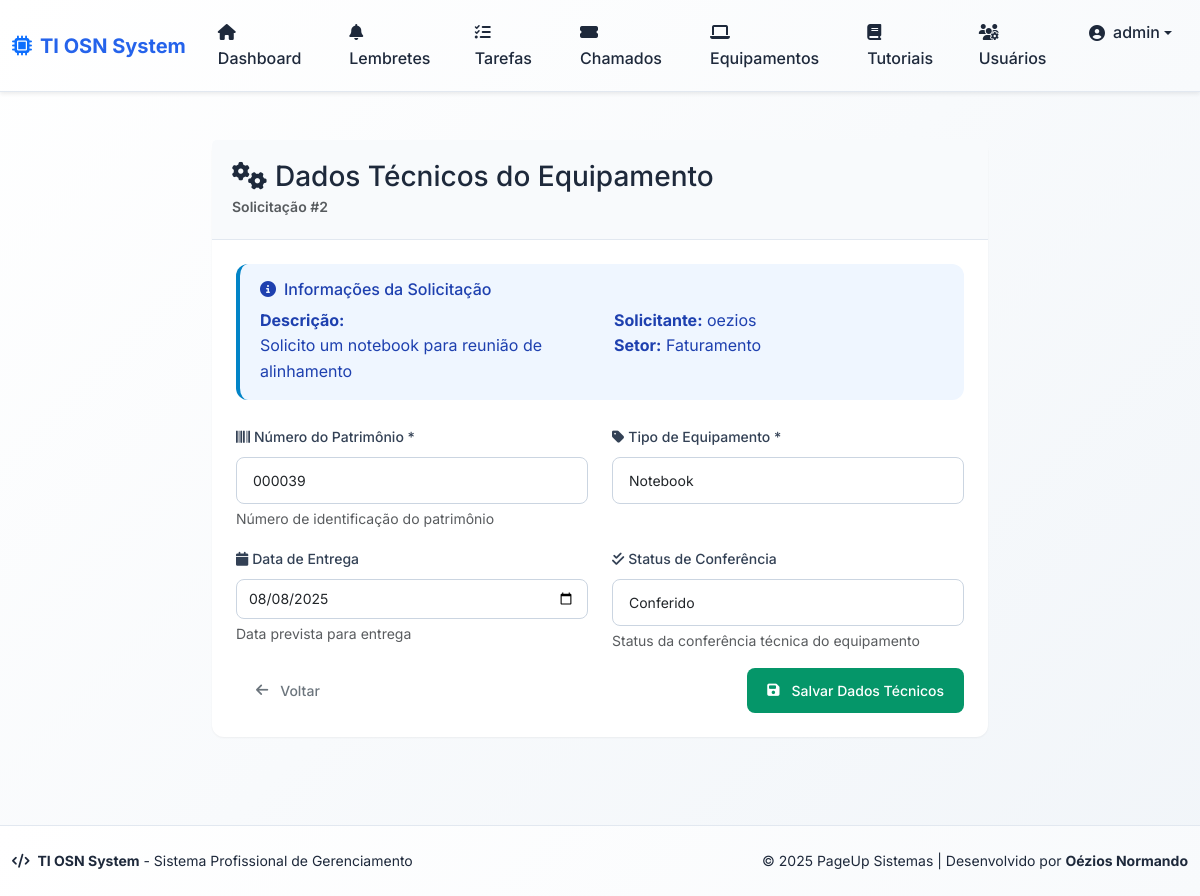
Screenshot of /equipment/2/fill_technical (signed in) with the database file from the repository.
### app/models.py (models this page shows, shortened)
class User(db.Model):
    id = db.Column(db.Integer, primary_key=True)
    username = db.Column(db.String(64), unique=True, nullable=False)
    email = db.Column(db.String(120), unique=True, nullable=False)
    password_hash = db.Column(db.String(128), nullable=False)
    is_admin = db.Column(db.Boolean, default=False)
    is_ti = db.Column(db.Boolean, default=False)  # Indica se o usuário é da equipe de TI
    ativo = db.Column(db.Boolean, default=True)  # Para ativação/desativação
    sector_id = db.Column(db.Integer, db.ForeignKey('sector.id'), nullable=True)
    sector = db.relationship('Sector', backref='usuarios')
    reminders = db.relationship('Reminder', backref='usuario', lazy=True)
    tasks = db.relationship('Task', backref='usuario', lazy=True)
    reset_token = db.Column(db.String(100), nullable=True)
    reset_token_expiry = db.Column(db.DateTime, nullable=True)

class EquipmentRequest(db.Model):
    id = db.Column(db.Integer, primary_key=True)
    description = db.Column(db.Text, nullable=False)  # Descrição do equipamento
    patrimony = db.Column(db.String(50), nullable=True)  # Número do patrimônio
    delivery_date = db.Column(db.Date, nullable=True)  # Data de entrega
    return_date = db.Column(db.Date, nullable=True)  # Data de devolução
    conference_status = db.Column(db.String(50), nullable=True)  # Status de conferência
    observations = db.Column(db.Text, nullable=True)  # Observações
    requester_id = db.Column(db.Integer, db.ForeignKey('user.id'), nullable=False)  # Solicitante
    received_by_id = db.Column(db.Integer, db.ForeignKey('user.id'), nullable=True)  # Quem recebeu
    approved_by_id = db.Column(db.Integer, db.ForeignKey('user.id'), nullable=True)  # Quem aprovou
    status = db.Column(db.String(20), nullable=False, default='Solicitado')  # Solicitado, Aprovado, Entregue, Devolvido, Negado
    request_date = db.Column(db.DateTime, nullable=False, default=datetime.utcnow)  # Data da solicitação
    approval_date = db.Column(db.DateTime, nullable=True)  # Data de aprovação
    equipment_type = db.Column(db.String(50), nullable=True)  # Tipo de equipamento (notebook, monitor, etc.)
    destination_sector = db.Column(db.String(100), nullable=True)  # Setor/Destino
    request_reason = db.Column(db.Text, nullable=True)  # Motivo da solicitação
    created_at = db.Column(db.DateTime, nullable=False, default=datetime.utcnow)
    updated_at = db.Column(db.DateTime, nullable=False, default=datetime.utcnow, onupdate=datetime.utcnow)
    requester = db.relationship('User', foreign_keys=[requester_id], backref='equipment_requests_solicitadas')
    received_by = db.relationship('User', foreign_keys=[received_by_id], backref='equipment_requests_recebidas')
    approved_by = db.relationship('User', foreign_keys=[approved_by_id], backref='equipment_requests_aprovadas')
    def can_be_approved_by(self, user):
        return user.is_admin or user.is_ti

### app/routes.py (the view, shortened to what this page needs)
@bp.route('/equipment/<int:id>/fill_technical', methods=['GET', 'POST'])
@login_required
def fill_technical_data(id):
    equipment_request = EquipmentRequest.query.get_or_404(id)
    if not equipment_request.can_be_approved_by(User.query.get(session.get('user_id'))):
        flash('Você não tem permissão para preencher dados técnicos.', 'danger')
        return redirect(url_for('main.equipment_detail', id=id))
    return render_template('equipment_technical_form.html', equipment_request=equipment_request)

### app/templates/equipment_technical_form.html (shortened to what this page needs)
{% extends "base.html" %}
{% block content %}
<div class="row justify-content-center">
    <div class="col-lg-8">
        <div class="card">
            <div class="card-header">
                <h3 class="card-title mb-0">
                    <i class="fas fa-cogs me-2"></i>Dados Técnicos do Equipamento
                </h3>
                <small class="text-muted">Solicitação #{{ equipment_request.id }}</small>
            </div>
            <div class="card-body">
                <div class="alert alert-info mb-4">
                    <h6><i class="fas fa-info-circle me-2"></i>Informações da Solicitação</h6>
                    <div class="row">
                        <div class="col-md-6">
                            <strong>Descrição:</strong><br>
                            {{ equipment_request.description[:100] }}{% if equipment_request.description|length > 100 %}...{% endif %}
                        </div>
                        <div class="col-md-6">
                            <strong>Solicitante:</strong> {{ equipment_request.requester.username }}<br>
                            <strong>Setor:</strong> {{ equipment_request.destination_sector }}
                        </div>
                    </div>
                </div>
                <form method="POST">
                    <div class="row">
                        <div class="col-md-6 mb-3">
                            <label for="patrimony" class="form-label">
                                <i class="fas fa-barcode me-1"></i>Número do Patrimônio *
                            </label>
                            <input type="text" class="form-control" id="patrimony" name="patrimony"
                                   value="{{ equipment_request.patrimony if equipment_request.patrimony else '' }}"
                                   placeholder="Ex: 123456" required>
                            <div class="form-text">Número de identificação do patrimônio</div>
                        </div>
                        <div class="col-md-6 mb-3">
                            <label for="equipment_type" class="form-label">
                                <i class="fas fa-tag me-1"></i>Tipo de Equipamento *
                            </label>
                            <select class="form-select" id="equipment_type" name="equipment_type" required>
                                <option value="Notebook" {% if equipment_request.equipment_type == 'Notebook' %}selected{% endif %}>Notebook</option>
                            </select>
                        </div>
                        <div class="col-md-6 mb-3">
                            <label for="delivery_date" class="form-label">
                                <i class="fas fa-calendar me-1"></i>Data de Entrega
                            </label>
                            <input type="date" class="form-control" id="delivery_date" name="delivery_date"
                                   value="{{ equipment_request.delivery_date.strftime('%Y-%m-%d') if equipment_request.delivery_date else '' }}">
                            <div class="form-text">Data prevista para entrega</div>
                        </div>
                        <div class="col-md-6 mb-3">
                            <label for="conference_status" class="form-label">
                                <i class="fas fa-check-double me-1"></i>Status de Conferência
                            </label>
                            <select class="form-select" id="conference_status" name="conference_status">
                                <option value="Conferido" {% if equipment_request.conference_status == 'Conferido' %}selected{% endif %}>Conferido</option>
                            </select>
                            <div class="form-text">Status da conferência técnica do equipamento</div>
                        </div>
                    </div>
                    <div class="d-flex justify-content-between">
                        <a href="{{ url_for('main.equipment_detail', id=equipment_request.id) }}" class="btn btn-outline-secondary">
                            <i class="fas fa-arrow-left me-1"></i>Voltar
                        </a>
                        <button type="submit" class="btn btn-success">
                            <i class="fas fa-save me-1"></i>Salvar Dados Técnicos
                        </button>
                    </div>
                </form>
            </div>
        </div>
    </div>
</div>
{% endblock %}

### app/templates/base.html (shortened to what this page needs)
<!DOCTYPE html>
<html lang="pt-BR" data-theme="light">
<head>
    <link href="https://cdn.jsdelivr.net/npm/bootstrap@5.3.2/dist/css/bootstrap.min.css" rel="stylesheet">
    <link rel="stylesheet" href="https://cdnjs.cloudflare.com/ajax/libs/font-awesome/6.4.0/css/all.min.css">
    <link rel="stylesheet" href="{{ url_for('static', filename='style.css') }}">
</head>
<body class="d-flex flex-column min-vh-100">
{% if session.get('user_id') %}
<nav class="navbar navbar-expand-lg shadow-sm mb-4">
  <div class="container-fluid">
    <a class="navbar-brand d-flex align-items-center" href="{{ url_for('main.index') }}">
      <i class="fas fa-microchip me-2 text-primary"></i>
      <span class="fw-bold">TI OSN System</span>
    </a>
    <div class="collapse navbar-collapse" id="navbarNav">
      <ul class="navbar-nav me-auto">
        <li class="nav-item">
          <a class="nav-link {% if request.endpoint == 'main.index' %}active{% endif %}" href="{{ url_for('main.index') }}">
            <i class="fas fa-home me-1"></i> Dashboard
          </a>
        </li>
        <li class="nav-item">
          <a class="nav-link {% if request.endpoint == 'main.reminders' %}active{% endif %}" href="{{ url_for('main.reminders') }}">
            <i class="fas fa-bell me-1"></i> Lembretes
          </a>
        </li>
        <li class="nav-item">
          <a class="nav-link {% if request.endpoint == 'main.tasks' %}active{% endif %}" href="{{ url_for('main.tasks') }}">
            <i class="fas fa-tasks me-1"></i> Tarefas
          </a>
        </li>
        <li class="nav-item">
          <a class="nav-link {% if request.endpoint == 'main.listar_chamados' %}active{% endif %}" href="{{ url_for('main.listar_chamados') }}">
            <i class="fas fa-ticket-alt me-1"></i> Chamados
          </a>
        </li>
        <li class="nav-item">
          <a class="nav-link {% if request.endpoint == 'main.list_equipment' %}active{% endif %}" href="{{ url_for('main.list_equipment') }}">
            <i class="fas fa-laptop me-1"></i> Equipamentos
          </a>
        </li>
        <li class="nav-item">
          <a class="nav-link {% if request.endpoint == 'main.listar_tutoriais' %}active{% endif %}" href="{{ url_for('main.listar_tutoriais') }}">
            <i class="fas fa-book me-1"></i> Tutoriais
          </a>
        </li>
      </ul>
      <ul class="navbar-nav">
        {% if session.get('is_admin') %}
        <li class="nav-item">
          <a class="nav-link {% if request.endpoint == 'main.users_admin' %}active{% endif %}" href="{{ url_for('main.users_admin') }}">
            <i class="fas fa-users-cog me-1"></i> Usuários
          </a>
        </li>
        {% endif %}
        <li class="nav-item dropdown">
          <a class="nav-link dropdown-toggle d-flex align-items-center" href="#" role="button" data-bs-toggle="dropdown">
            <i class="fas fa-user-circle me-2"></i>
            <span class="d-none d-md-inline">{{ session['username'] }}</span>
          </a>
        </li>
      </ul>
    </div>
  </div>
</nav>
{% endif %}
<main class="main-content flex-grow-1">
  <div class="container-fluid py-4">
    {% block content %}{% endblock %}
  </div>
</main>
<footer class="footer mt-auto">
  <div class="container-fluid">
    <div class="row align-items-center">
      <div class="col-md-6">
        <p class="mb-0">
          <i class="fas fa-code me-1"></i>
          <strong>TI OSN System</strong> - Sistema Profissional de Gerenciamento
        </p>
      </div>
      <div class="col-md-6 text-md-end">
        <p class="mb-0">
          &copy; 2025 PageUp Sistemas |
          Desenvolvido por <strong>Oézios Normando</strong>
        </p>
      </div>
    </div>
  </div>
</footer>
</body>
</html>

### rows the page displays
User: username "admin"
EquipmentRequest: id "2", description "Solicito um notebook para reunião de alinhamento", destination_sector "Faturamento", patrimony "000039", equipment_type "Notebook", delivery_date "08/08/2025", conference_status "Conferido"
User: requester.username "oezios"
